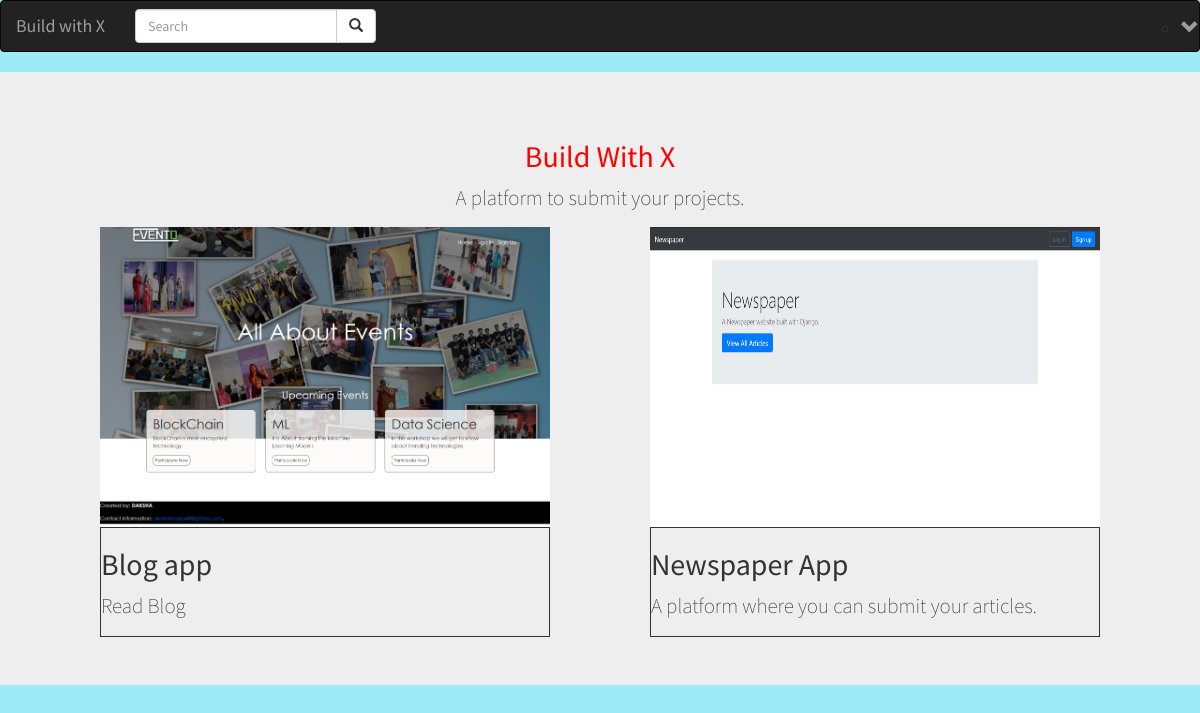
Screenshot of / (signed in) with the database file from the repository.
### projects/models.py (models this page shows, shortened)
class Project(models.Model):
    project_name = models.CharField(max_length=50)
    description = models.CharField(max_length=150)
    build_with = models.ManyToManyField('Framework')
    url = models.URLField(max_length=200, null=True)
    website_image = models.ImageField(upload_to= 'img/', height_field=None, width_field=None, max_length=100, null=True)
    user = models.ForeignKey(get_user_model(), on_delete=models.CASCADE, related_name='profileuser', null=True)
    date = models.DateTimeField(default=datetime.datetime.now)
    user_type = models.CharField(max_length=25,choices=types, null=True)

### projects/views.py (the view)
# urls.py: path('', HomeView.as_view(), name='home'),
class HomeView(ListView):
    template_name = 'home.html'
    model = Project

### templates/home.html (shortened to what this page needs)
{% extends 'base.html' %}
{% block content %}
<div class="jumbotron">
    <div style="display:flex;align-items: center;flex-direction: column;">
    <h2 id="id1" class="display-4">Build With X</h2>
    <p class="lead">A platform to submit your projects.</p>
    </div>
    <div style="display:flex;justify-content:space-evenly;">
    {% for project in object_list %}
        <div>
            <a href="{{ project.url }}">
                <img src="{{ project.website_image.url }}" style="height:100%;max-height:300px;width:100%;max-width:450px;" alt="error_img">
            </a>
            <div id="id2">
                <h2> {{ project.project_name }}</h2>
                <p>{{ project.description }}</p>
            </div>
        </div>
    {% endfor %}
    </div>
</div>
{% endblock content %}

### static/css/base.css (style rules this page uses)
body { background-color: rgb(157, 234, 248); font-family: 'Source Sans Pro', sans-serif; font-size: 18px; }
#id1 { color: red; }
#id2 { border: 1px, solid; }

### rows the page displays
Project: website_image (picture), project_name "Blog app", description "Read Blog"
Project: website_image (picture), project_name "Newspaper App", description "A platform where you can submit your articles."
